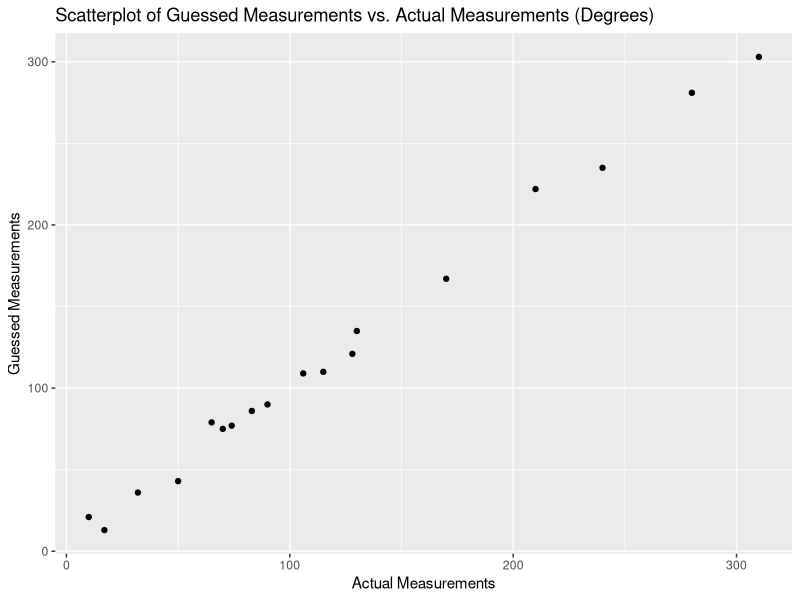
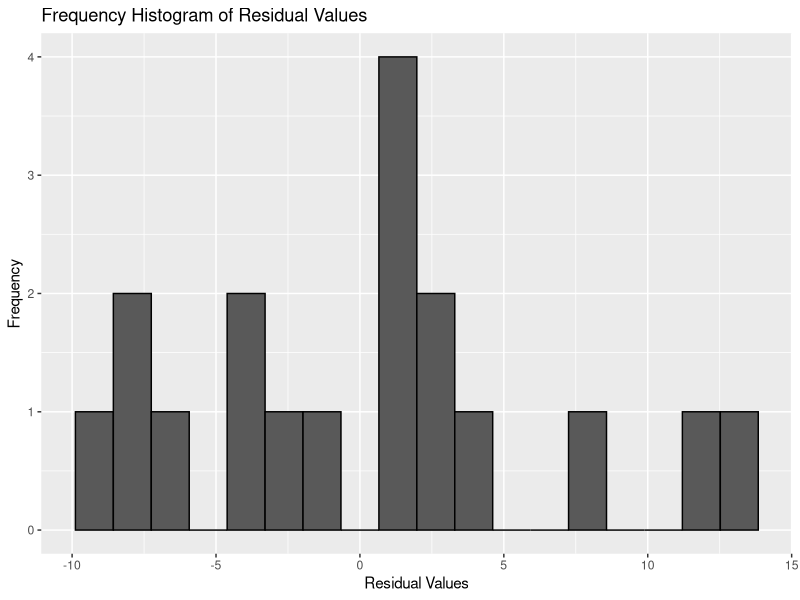
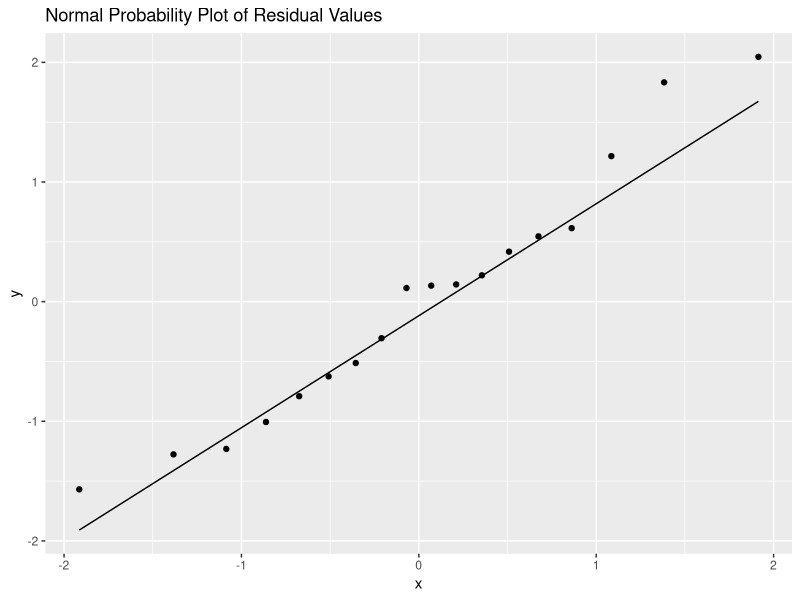
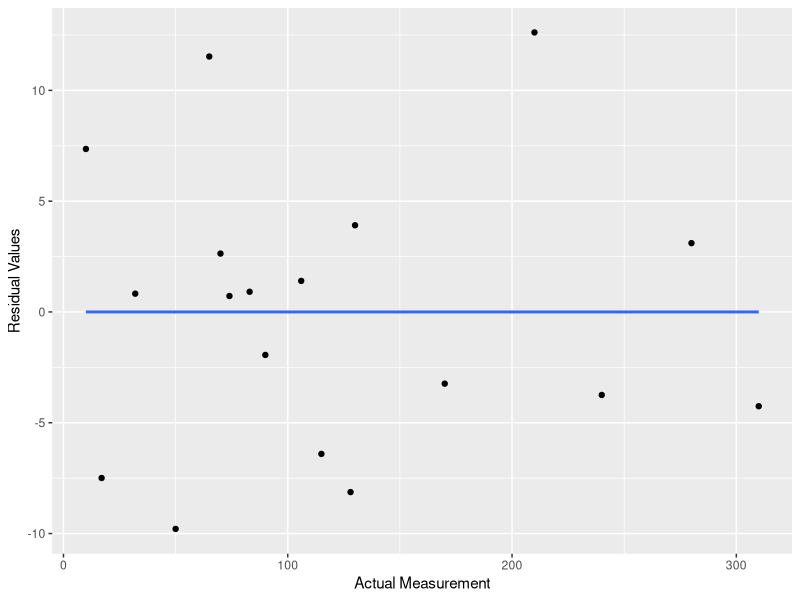
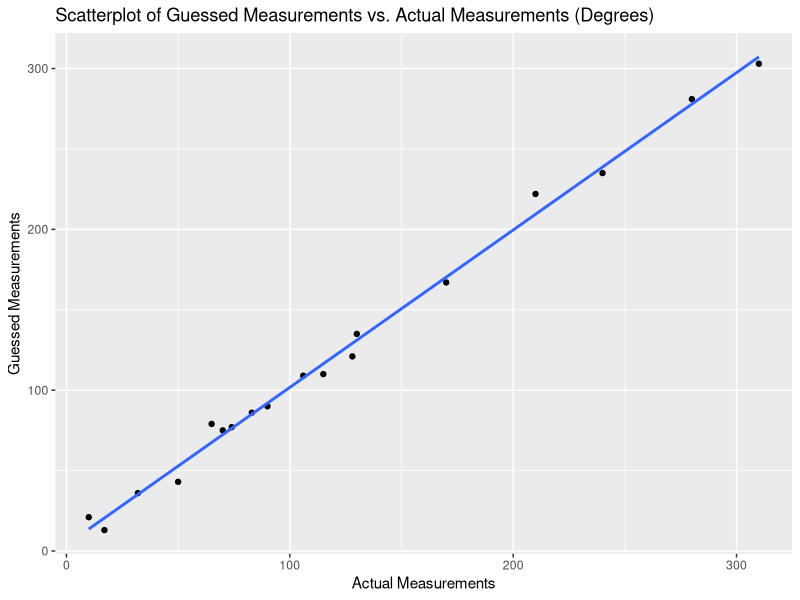

Here is the R script that generated these plots, in order:
## ---- chunk 1
knitr::opts_chunk$set(echo = TRUE)
library(ggplot2)
## ---- chunk 2
actual <- c(65, 32, 115, 128, 210, 310, 10, 170, 83, 130, 50, 240, 280,
            74, 106, 90, 17, 70)
guess <- c(79, 36, 110, 121, 222, 303, 21, 167, 86, 135, 43, 235,
                281, 77, 109, 90, 13, 75)
df <- data.frame(actual, guess)
model <- lm(guess ~ actual, df)
residual_list <- residuals(model)
## ---- chunk 3
ggplot(data = df, aes(x = actual, y = guess)) +
  geom_point() +
  theme_gray() +
  labs(x = "Actual Measurements",
       y = "Guessed Measurements",
       title = "Scatterplot of Guessed Measurements vs. Actual Measurements (Degrees)")
## ---- chunk 4
residual_df <- data.frame(residual_list)
ggplot(residual_df, aes(x=residual_list)) +
    geom_histogram(bins = 18, color = "black") +
    theme_gray() +
    labs(x = "Residual Values", 
         y = "Frequency", 
         title = "Frequency Histogram of Residual Values")
## ---- chunk 5
# Normal probability plot of the residual values
stand_df <- data.frame(y = rstandard(model))
ggplot(stand_df, aes(sample = y)) +
    stat_qq() + 
    stat_qq_line() +
    theme_gray() +
    labs(title = "Normal Probability Plot of Residual Values")
## ---- chunk 6
ggplot(data = df, aes(x = actual, y = residuals(model))) +
  geom_point() +
  theme_gray() +
  stat_smooth(method = lm, se=FALSE) +
  labs(x = "Actual Measurement", 
       y = "Residual Values")
## ---- chunk 7
model
## ---- chunk 8
# scatterplot of the data WITH a regression line
ggplot(data = df, aes(x = actual, y = guess)) +
  geom_point() +
  theme_gray() +
  stat_smooth(method = lm, se=FALSE) +
  labs(x = "Actual Measurements",
       y = "Guessed Measurements",
       title = "Scatterplot of Guessed Measurements vs. Actual Measurements (Degrees)")
## ---- chunk 9
sse <- sum((stats::predict(model) - df$guess)^2)
sigma_squared <- sse / (length(df$guess) - 2)

cat("The point estimate for sigma^2 is", round(sigma_squared,2))
## ---- chunk 10
r_squared <- cor(df$actual, df$guess)^2
cat("R squared calculated using stats::cor() is",
    round(r_squared, 2))
cat("\nR squared as calculated by the model is",
    round(summary(model)$r.squared,2))
